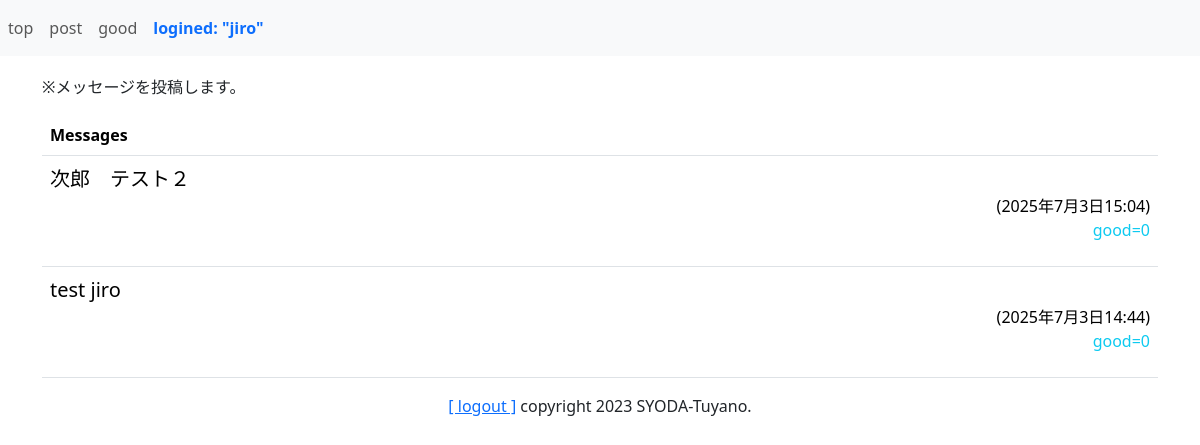
Screenshot of /sns/post (signed in) with the database file from the repository.
### sns/models.py (models this page shows, shortened)
class Message(models.Model):
  owner = models.ForeignKey(User, on_delete=models.CASCADE, \
    related_name='message_owner')
  content = models.TextField(max_length=1000)
  good_count = models.IntegerField(default=0)
  pub_date = models.DateTimeField(auto_now_add=True)
  class Meta:
    ordering = ('-pub_date',)

### sns/views.py (the view)
# urls.py: path('post', views.post, name='post'),
@login_required(login_url='/admin/login/')
def post(request):
  if request.method == 'POST':
    content = request.POST['content']
    msg = Message()
    msg.owner = request.user
    msg.content = content
    msg.save()
    return redirect(to='/sns/')
  else:
    messages = Message.objects.filter(owner=request.user).all()
    params = {
      'login_user':request.user,
      'contents':messages,
    }
    return render(request, 'sns/post.html', params)

### sns/templates/sns/post.html (shortened to what this page needs)
{% extends 'sns/layout.html' %}
{% block header %}
<h1 class="display-4 text-primary">Post</h1>
<p  class="caption">※メッセージを投稿します。</p>
{% endblock %}
{% block content %}
<table class="table mt-3">
  <tr><th>Messages</th></tr>
{% for item in contents %}
  <tr><td>
  <p class="fs-5 my-0">
      {{item.content}}</p>
  <p class="text-end my-0"> ({{item.pub_date}})</p>
  <p class="text-end my-0 text-info">
      good={{item.good_count}}
  </p>
</td></tr>
{% endfor %}
</table>
{% endblock %}

### sns/templates/sns/layout.html (shortened to what this page needs)
{% load static %}
<!doctype html>
<html lang="ja">
<head>
  <link href="https://cdn.jsdelivr.net/npm/bootstrap/dist/css/bootstrap.css"
  rel="stylesheet">
</head>
<body>
  <nav class="navbar fixed-top navbar-expand navbar-light bg-light">
  <ul style="width:100%" class="navbar-nav mr-auto">
    <li class="nav-item">
      <a class="nav-link" href="{% url 'index' %}">top</a>
    </li>
    <li class="nav-item">
      <a class="nav-link" href="{% url 'post' %}">post</a>
    </li>
    <li class="nav-item">
      <a class="nav-link" href="{% url 'goods' %}">good</a>
    </li>
    <li class="nav-item nav-link fw-bold text-primary">
      logined: "{{login_user}}"</li>
  </ul>
  </nav>
  <div class="container">
    <div>
      {% block header %}
      {% endblock %}
    </div>
    <div class="content">
      {% block content %}
      {% endblock %}
    </div>
    <div class="my-3 text-center">
      <span class="font-weight-bold">
        <a href="/admin/logout?next=/sns/">
          [ logout ]</a></span>
      <span class="float-right">copyright 2023
        SYODA-Tuyano.</span>
    </div>
  </div>
</body>
</html>

### rows the page displays
Message: content "次郎 テスト２", pub_date "2025年7月3日15:04", good_count "0"
Message: content "test jiro", pub_date "2025年7月3日14:44", good_count "0"

### other values shown
{{ login_user }} "jiro"
